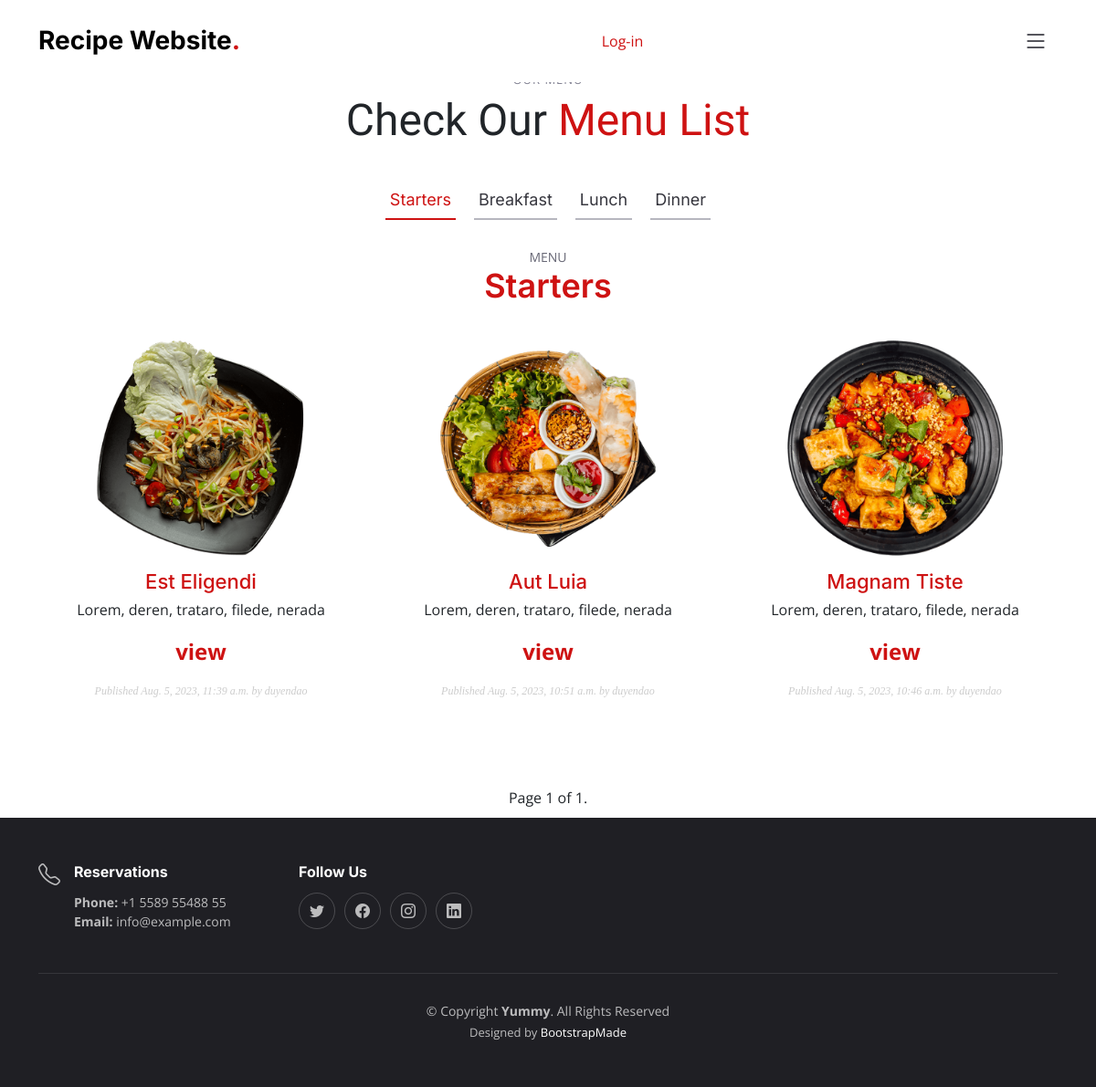
Page /recipe/your-post-list/ on the earlier database version.
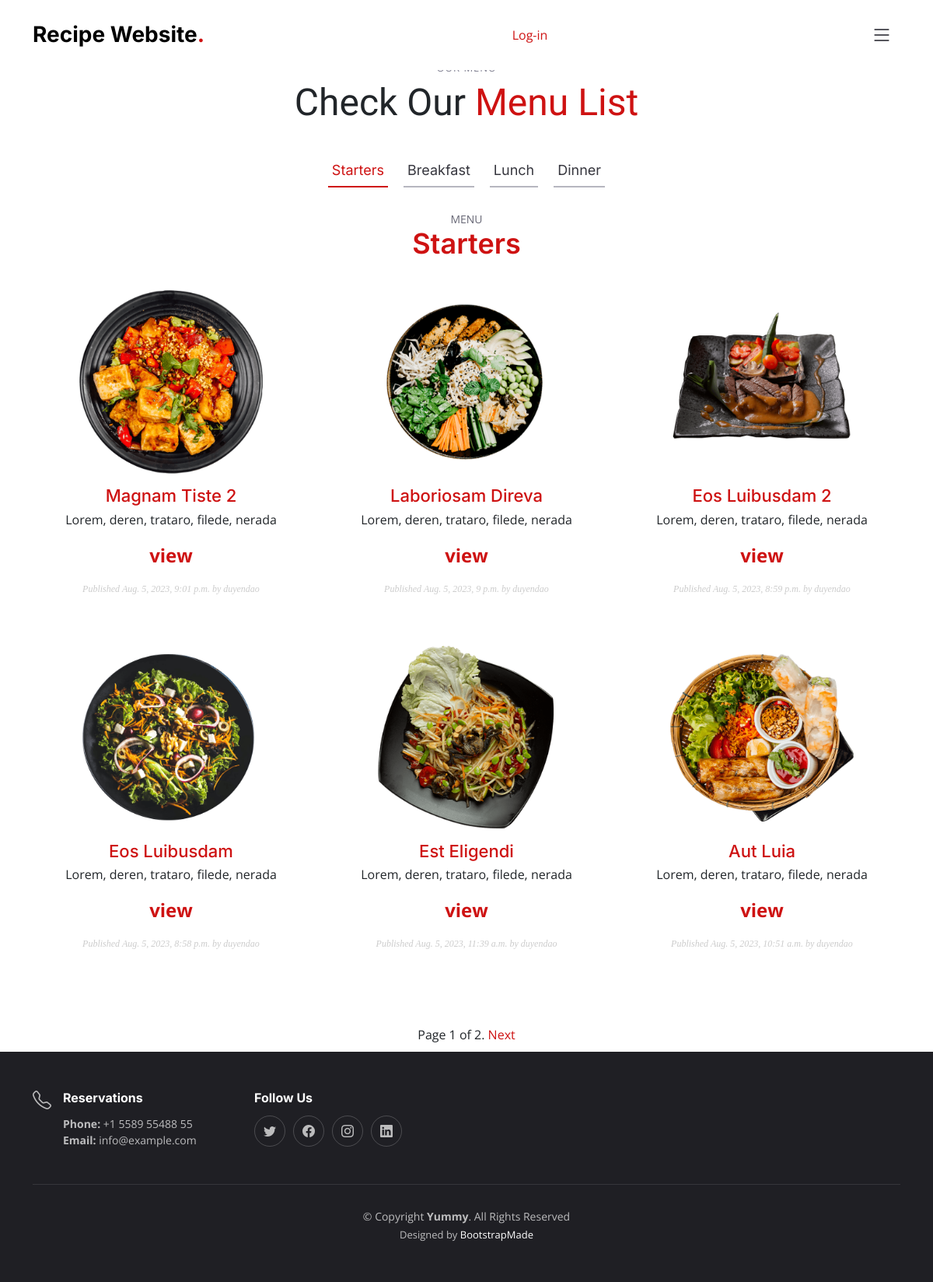
Same page on the later database version.
### recipe/models.py (models this page shows, shortened)
class Post(models.Model):
    STATUS_CHOICES = ( ('draft', 'Draft'), ('published', 'Published'), )
    title = models.CharField(max_length=250)
    slug = models.SlugField(max_length=250, unique_for_date='publish')
    author = models.ForeignKey(User, on_delete=models.CASCADE, related_name='recipe_posts')
    body = models.TextField()
    image = models.ImageField(upload_to='posts/image/%Y/%m/%d/', blank=True)
    video = models.FileField(upload_to='posts/video/%Y/%m/%d/', blank=True)
    url = models.URLField()
    publish = models.DateTimeField(default=timezone.now)
    created = models.DateTimeField(auto_now_add=True)
    updated = models.DateTimeField(auto_now=True)
    status = models.CharField(max_length=10, choices=STATUS_CHOICES, default='draft')
    objects = models.Manager() # The default manager.
    published = PublishedManager() # Our custom manager.
    score = models.IntegerField(default=0,
        validators=[
            MaxValueValidator(5),
            MinValueValidator(0),
        ]
    )
    class Meta:
        ordering = ('-publish',)
    def get_absolute_url(self):
        return reverse('recipe:post_detail', args=[self.publish.year, self.publish.month, self.publish.day, self.slug])

### recipe/views.py (the view)
# urls.py: path('your-post-list/', recipe.views.post_list, name='post_list'),
def post_list(request):
    object_list = Post.published.all()
    paginator = Paginator(object_list, 6)
    page = request.GET.get('page')
    try:
        posts = paginator.page(page)
    except PageNotAnInteger:
        posts = paginator.page(1)
    except EmptyPage:
        posts = paginator.page(paginator.num_pages)
    print(page)
    return render(request, 'recipe/post/list.html', {'posts': posts,
                                                     'page': page})

### recipe/models.py (called while the page is built)
    def get_queryset(self):
        return super(PublishedManager, self).get_queryset().filter(status='published')

### recipe/templates/recipe/post/list.html (shortened to what this page needs)
{% extends "base.html" %}
{% block content %}
    <section id="menu" class="menu">
        <div class="container" data-aos="fade-up">
            <div class="section-header">
                <h2>Our Menu</h2>
                <p>Check Our <span> Menu List</span></p>
            </div>
            <ul class="nav nav-tabs d-flex justify-content-center" data-aos="fade-up" data-aos-delay="200">
                <li class="nav-item">
                    <a class="nav-link active show" data-bs-toggle="tab" data-bs-target="#menu-starters">
                        <h4>Starters</h4>
                    </a>
                </li>
                <li class="nav-item">
                    <a class="nav-link" data-bs-toggle="tab" data-bs-target="#menu-breakfast">
                        <h4>Breakfast</h4>
                    </a>
                </li>
                <li class="nav-item">
                    <a class="nav-link" data-bs-toggle="tab" data-bs-target="#menu-lunch">
                        <h4>Lunch</h4>
                    </a>
                </li>
                <li class="nav-item">
                    <a class="nav-link" data-bs-toggle="tab" data-bs-target="#menu-dinner">
                        <h4>Dinner</h4>
                    </a>
                </li>
            </ul>
            <div class="tab-content" data-aos="fade-up" data-aos-delay="300">
                <div class="tab-pane fade active show" id="menu-starters">
                    <div class="tab-header text-center">
                        <p>Menu</p>
                        <h3>Starters</h3>
                    </div>
                    <div class="row gy-5">
                        {% for post in posts %}
                            <div class="col-lg-4 menu-item">
                                <a href="{{ post.get_absolute_url }}"><img src="{{ post.image.url }}" class="menu-img img-fluid" alt=""></a>
                                <h4><a href="{{ post.get_absolute_url }}"> {{ post.title }} </a></h4>
                                <p class="ingredients">
                                    {{ post.body|truncatewords:30|linebreaks }}
                                </p>
                                <p class="price">
                                    <span class="count"> {{ post.total_views }} view{{ post.total_views|pluralize }} </span>
                                </p>
                                <p class="date"> Published {{ post.publish }} by {{ post.author }} </p>
                            </div>
                        {% endfor %}
                    </div>
                </div>
            </div>
        </div>
    </section>
    {% include "pagination.html" with page=posts %}
{% endblock %}

Differences in the rows shown:
no longer on this page (row unchanged): Post: image (picture), title "Magnam Tiste", body "Lorem, deren, trataro, filede, nerada", publish "Aug. 5, 2023, 10:46 a.m.", author "duyendao"
added Post: image (picture), title "Magnam Tiste 2", body "Lorem, deren, trataro, filede, nerada", publish "Aug. 5, 2023, 9:01 p.m.", author "duyendao"
added Post: image (picture), title "Laboriosam Direva", body "Lorem, deren, trataro, filede, nerada", publish "Aug. 5, 2023, 9 p.m.", author "duyendao"
added Post: image (picture), title "Eos Luibusdam 2", body "Lorem, deren, trataro, filede, nerada", publish "Aug. 5, 2023, 8:59 p.m.", author "duyendao"
added Post: image (picture), title "Eos Luibusdam", body "Lorem, deren, trataro, filede, nerada", publish "Aug. 5, 2023, 8:58 p.m.", author "duyendao"
Other differences:
{{ page.paginator.num_pages }}: "1" → "2"
text now shown: "Next"
